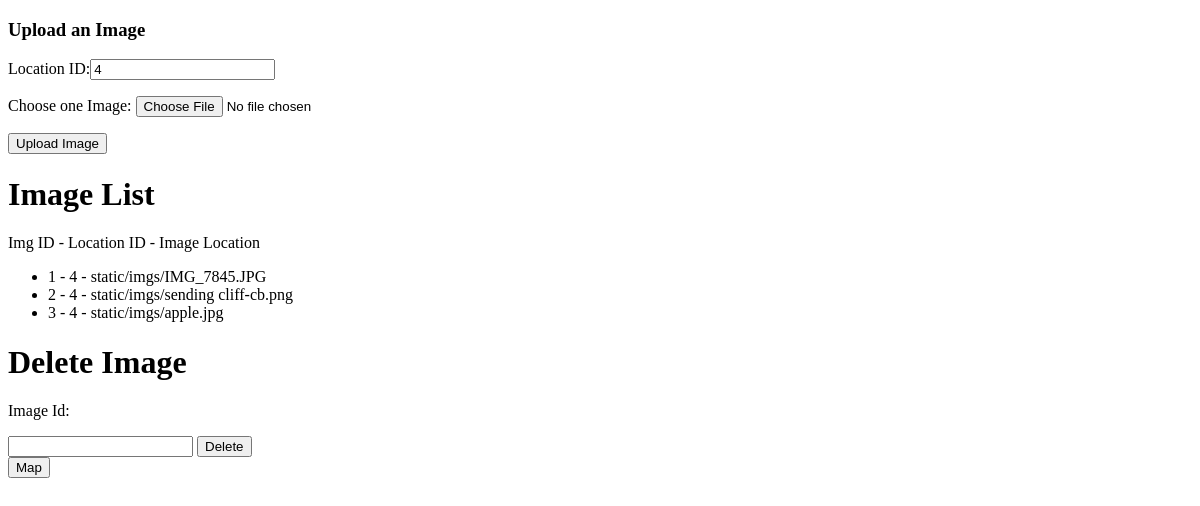
Before: /UploadImg?location_id=4 with the older database file.
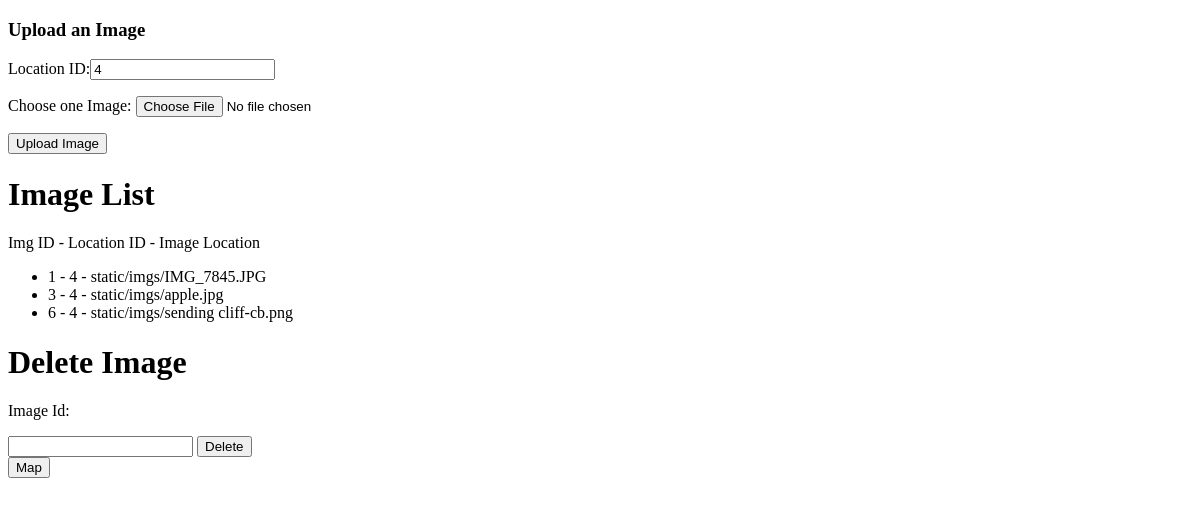
After: the same page with the newer database file.
### tables this page shows
CREATE TABLE pictures
(
    [id] integer PRIMARY KEY AUTOINCREMENT,
    [location_id] integer NOT NULL,
    [img_path] text NOT NULL
);

### main.py (the view)
@app.route("/UploadImg")
def UploadImg():
    global location_id
    location_id = request.args.get('location_id')
    db = connect_db()
    sql = "Select * from pictures where location_id = (?)"
    cur = db.execute(sql, [location_id])
    pictures = [dict(id=row[0], location_id=row[1], file_location=row[2]) for row in cur.fetchall()]
    db.close()
    return render_template("UploadImg.html", location_id=location_id, pictures=pictures)

### main.py (called while the page is built)
def connect_db():
    return sqlite3.connect(DATABASE)

### templates/UploadImg.html (shortened to what this page needs)
<!DOCTYPE html>
<html lang="en">
<head>
</head>
<body>
    <form id="upload-form" action="{{ url_for('upload') }}" method="post" enctype="multipart/form-data">
        <h3>Upload an Image</h3>
        <p>Location ID:<input type="number" name="locationId" value="{{ location_id }}" readonly/></p>
        <p>Choose one Image: <input type="file" name="file" accept="image/*"/></p>
        <input type="submit" value="Upload Image">
    </form>
    <h1>Image List</h1>
    <p>Img ID - Location ID - Image Location</p>
    <ul>
        {% for pic in pictures %}
        <li>
            {{ pic.id }} - {{ pic.location_id }} - {{ pic.file_location }}
        </li>
        {% else %}
        <li>No Images</li>
        {% endfor %}
    </ul>
    <form action="/DeleteImage">
        <h1>Delete Image</h1>
        <p>Image Id:</p><input type="number" name="img_id"/>
        <input type="submit" value="Delete">
    </form>
    <form action="/">
        <input type="submit" value="Map">
    </form>
</body>
</html>

Changed rows visible on the page:
removed pictures: id "2", location_id "4", file_location "static/imgs/sending cliff-cb.png"
added pictures: id "6", location_id "4", file_location "static/imgs/sending cliff-cb.png"
